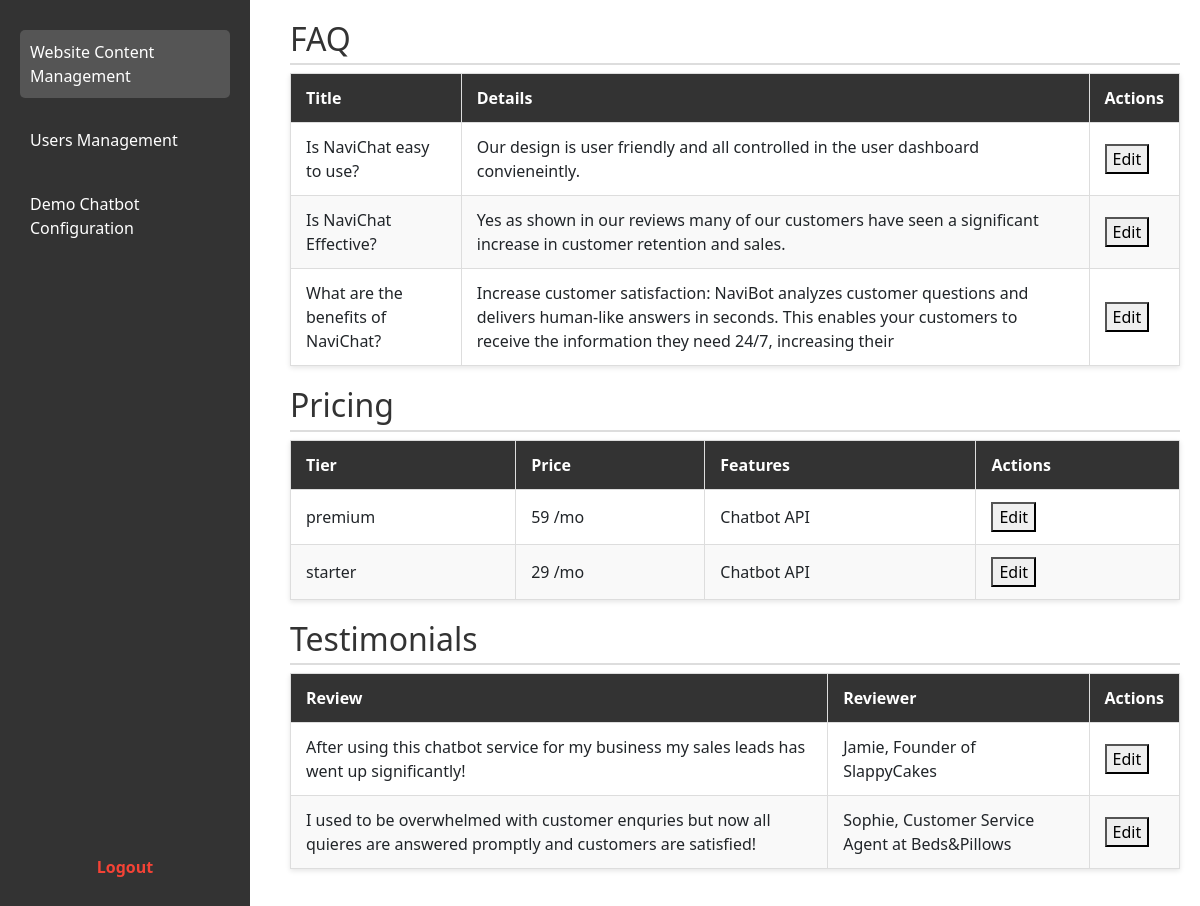
The app's page /Boundary/Admin/admin_dashboard.php with its own data.
### tables this page shows
CREATE TABLE `faq` (
  `title` varchar(100) NOT NULL,
  `details` varchar(200) NOT NULL
);

CREATE TABLE `pricing` (
  `tier` varchar(20) NOT NULL,
  `price` varchar(20) NOT NULL,
  `features` varchar(50) NOT NULL
);

CREATE TABLE `testimonials` (
  `review` varchar(200) NOT NULL,
  `reviewer` varchar(50) NOT NULL
);

### Boundary/Admin/admin_dashboard.php (the view, shortened to what this page needs)
<?php
include_once("../../dbCfg.php");
$faqRows = '';
$sql = "SELECT * FROM faq";
$result = $conn->query($sql);
if ($result->num_rows > 0) {
    while ($row = $result->fetch_assoc()) {
        $faqRows .= "<tr>
                        <td>" . htmlspecialchars($row['title']) . "</td>
                        <td>" . htmlspecialchars($row['details']) . "</td>
                        <td>
                            <button type='button' onclick='openEditModal(\"faq\", \"" . htmlspecialchars($row['title']) . "\", \"" . htmlspecialchars($row['title']) . "\", \"" . htmlspecialchars($row['details']) . "\")'>Edit</button>
                        </td>
                     </tr>";
    }
}
$pricingRows = '';
$sql = "SELECT * FROM pricing";
$result = $conn->query($sql);
if ($result->num_rows > 0) {
    while ($row = $result->fetch_assoc()) {
        $pricingRows .= "<tr>
                            <td>" . htmlspecialchars($row['tier']) . "</td>
                            <td>" . htmlspecialchars($row['price']) . "</td>
                            <td>" . htmlspecialchars($row['features']) . "</td>
                            <td>
                                <button type='button' class='edit-btn' onclick='openEditModal(\"pricing\", \"" . htmlspecialchars($row['tier']) . "\", \"" . htmlspecialchars($row['tier']) . "\", \"" . htmlspecialchars($row['price']) . "\", \"" . htmlspecialchars($row['features']) . "\")'>Edit</button>
                            </td>
                         </tr>";
    }
}
$testimonialsRows = '';
$sql = "SELECT * FROM testimonials";
$result = $conn->query($sql);
if ($result->num_rows > 0) {
    while ($row = $result->fetch_assoc()) {
        $testimonialsRows .= "<tr>
                                <td>" . htmlspecialchars($row['review']) . "</td>
                                <td>" . htmlspecialchars($row['reviewer']) . "</td>
                                <td>
                                    <button type='button' class='edit-btn' onclick='openEditModal(\"testimonials\", \"" . htmlspecialchars($row['review']) . "\", \"" . htmlspecialchars($row['review']) . "\", \"" . htmlspecialchars($row['reviewer']) . "\")'>Edit</button>
                                </td>
                             </tr>";
    }
}
?>
<!DOCTYPE html>
<html lang="en">
<head>
    <link rel="stylesheet" href="../../css/adminDashboard.css">
    <link href="https://cdn.jsdelivr.net/npm/bootstrap@5.2.0/dist/css/bootstrap.min.css" rel="stylesheet"
>
</head>
<body>
    <div class="sidebar">
        <a href="#" class="menu-item active" data-section="website-content">Website Content Management</a>
        <a href="#" class="menu-item" data-section="users-management">Users Management</a>
        <a href="#" class="menu-item" data-section="demo-chatbot">Demo Chatbot Configuration</a>
        <a href="../../index.php" class="logout-btn">Logout</a>
    </div>
    <div id="website-content" class="section active">
        <h2>FAQ</h2>
        <table>
            <thead>
                <tr>
                    <th>Title</th>
                    <th>Details</th>
                    <th>Actions</th>
                </tr>
            </thead>
            <tbody>
                <?= $faqRows ?>
            </tbody>
        </table>
        <h2>Pricing</h2>
        <table>
            <thead>
                <tr>
                    <th>Tier</th>
                    <th>Price</th>
                    <th>Features</th>
                    <th>Actions</th>
                </tr>
            </thead>
            <tbody>
                <?= $pricingRows ?>
            </tbody>
        </table>
        <h2>Testimonials</h2>
        <table>
            <thead>
                <tr>
                    <th>Review</th>
                    <th>Reviewer</th>
                    <th>Actions</th>
                </tr>
            </thead>
            <tbody>
                <?= $testimonialsRows ?>
            </tbody>
        </table>
    </div>
</body>
</html>

### css/adminDashboard.css (style rules this page uses)
body { margin: 0; font-family: Arial, sans-serif; background-color: #f4f4f9; }
.sidebar { position: fixed; left: 0; top: 0; width: 250px; height: 100%; background-color: #333; color: #fff; padding: 20px; box-sizing: border-box; display: flex; flex-direction: column; justify-content: space-between; }
.sidebar .menu-item { display: block; color: #fff; text-decoration: none; margin: 10px 0; padding: 10px; border-radius: 5px; transition: background 0.3s ease; }
.sidebar .menu-item.active, .sidebar .menu-item:hover { background-color: #555; }
.sidebar .logout-btn { margin-top: auto; color: #f44336; font-weight: bold; text-align: center; padding: 10px; border-radius: 5px; transition: background 0.3s ease; text-decoration: none; }
.section { margin-left: 270px; padding: 20px; display: none; }
.section.active { display: block; }
h2 { color: #333; border-bottom: 2px solid #ddd; padding-bottom: 5px; margin-bottom: 15px; font-size: 24px; }
table { width: 100%; border-collapse: collapse; margin-bottom: 20px; background-color: #fff; box-shadow: 0 2px 5px rgba(0, 0, 0, 0.1); }
table th, table td { text-align: left; padding: 12px 15px; border: 1px solid #ddd; vertical-align: middle; }
table th { background-color: #333; color: #fff; font-weight: bold; }
table tbody tr:nth-child(even) { background-color: #f9f9f9; }

### records on screen
faq: title "Is NaviChat easy to use?", details "Our design is user friendly and all controlled in the user dashboard convieneintly."
faq: title "Is NaviChat Effective?", details "Yes as shown in our reviews many of our customers have seen a significant increase in customer retention and sales."
faq: title "What are the benefits of NaviChat?", details "Increase customer satisfaction: NaviBot analyzes customer questions and delivers human-like answers in seconds. This enables your customers to receive the information they need 24/7, increasing their"
pricing: tier "premium", price "59 /mo", features "Chatbot API"
pricing: tier "starter", price "29 /mo", features "Chatbot API"
testimonials: review "After using this chatbot service for my business my sales leads has went up significantly!", reviewer "Jamie, Founder of SlappyCakes"
testimonials: review "I used to be overwhelmed with customer enquries but now all quieres are answered promptly and customers are satisfied!", reviewer "Sophie, Customer Service Agent at Beds&Pillows"
